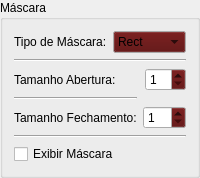
                         <widget class="QGroupBox" name="groupBox_mask">
                          <property name="title">
                           <string>Máscara</string>
                          </property>
                          <layout class="QGridLayout" name="gridLayout_47">
                           <item row="0" column="0">
                            <layout class="QGridLayout" name="gridLayout_29">
                             <item row="0" column="0">
                              <layout class="QGridLayout" name="gridLayout_26">
                               <item row="0" column="0">
                                <widget class="QLabel" name="label_tipomask">
                                 <property name="text">
                                  <string>Tipo de Máscara:</string>
                                 </property>
                                </widget>
                               </item>
                               <item row="0" column="1">
                                <widget class="QComboBox" name="comboBox_tipomask">
                                 <property name="palette">
                                  <palette>
                                   <active>
                                    <colorrole role="Button">
                                     <brush brushstyle="SolidPattern">
                                      <color alpha="255">
                                       <red>84</red>
                                       <green>2</green>
                                       <blue>2</blue>
                                      </color>
                                     </brush>
                                    </colorrole>
                                   </active>
                                   <inactive>
                                    <colorrole role="Button">
                                     <brush brushstyle="SolidPattern">
                                      <color alpha="255">
                                       <red>84</red>
                                       <green>2</green>
                                       <blue>2</blue>
                                      </color>
                                     </brush>
                                    </colorrole>
                                   </inactive>
                                   <disabled>
                                    <colorrole role="Button">
                                     <brush brushstyle="SolidPattern">
                                      <color alpha="255">
                                       <red>84</red>
                                       <green>2</green>
                                       <blue>2</blue>
                                      </color>
                                     </brush>
                                    </colorrole>
                                   </disabled>
                                  </palette>
                                 </property>
                                 <item>
                                  <property name="text">
                                   <string>Rect</string>
                                  </property>
                                 </item>
                                 <item>
                                  <property name="text">
                                   <string>cross</string>
                                  </property>
                                 </item>
                                 <item>
                                  <property name="text">
                                   <string>Ellipse</string>
                                  </property>
                                 </item>
                                </widget>
                               </item>
                              </layout>
                             </item>
                             <item row="3" column="0">
                              <layout class="QGridLayout" name="gridLayout_27">
                               <item row="1" column="0">
                                <widget class="QLabel" name="label_fechamento">
                                 <property name="text">
                                  <string>Tamanho Fechamento:</string>
                                 </property>
                                </widget>
                               </item>
                               <item row="1" column="1">
                                <widget class="QSpinBox" name="spinBox_fechamento">
                                 <property name="palette">
                                  <palette>
                                   <active>
                                    <colorrole role="Button">
                                     <brush brushstyle="SolidPattern">
                                      <color alpha="255">
                                       <red>84</red>
                                       <green>2</green>
                                       <blue>2</blue>
                                      </color>
                                     </brush>
                                    </colorrole>
                                   </active>
                                   <inactive>
                                    <colorrole role="Button">
                                     <brush brushstyle="SolidPattern">
                                      <color alpha="255">
                                       <red>84</red>
                                       <green>2</green>
                                       <blue>2</blue>
                                      </color>
                                     </brush>
                                    </colorrole>
                                   </inactive>
                                   <disabled>
                                    <colorrole role="Button">
                                     <brush brushstyle="SolidPattern">
                                      <color alpha="255">
                                       <red>84</red>
                                       <green>2</green>
                                       <blue>2</blue>
                                      </color>
                                     </brush>
                                    </colorrole>
                                   </disabled>
                                  </palette>
                                 </property>
                                 <property name="minimum">
                                  <number>1</number>
                                 </property>
                                </widget>
                               </item>
                               <item row="0" column="0">
                                <widget class="Line" name="line_17">
                                 <property name="orientation">
                                  <enum>Qt::Horizontal</enum>
                                 </property>
                                </widget>
                               </item>
                              </layout>
                             </item>
                             <item row="2" column="0">
                              <layout class="QGridLayout" name="gridLayout_9">
                               <item row="0" column="0">
                                <widget class="QLabel" name="label_abertura">
                                 <property name="text">
                                  <string>Tamanho Abertura:       </string>
                                 </property>
                                </widget>
                               </item>
                               <item row="0" column="1">
                                <widget class="QSpinBox" name="spinBox_abertura">
                                 <property name="palette">
                                  <palette>
                                   <active>
                                    <colorrole role="Button">
                                     <brush brushstyle="SolidPattern">
                                      <color alpha="255">
                                       <red>84</red>
                                       <green>2</green>
                                       <blue>2</blue>
                                      </color>
                                     </brush>
                                    </colorrole>
                                   </active>
                                   <inactive>
                                    <colorrole role="Button">
                                     <brush brushstyle="SolidPattern">
                                      <color alpha="255">
                                       <red>84</red>
                                       <green>2</green>
                                       <blue>2</blue>
                                      </color>
                                     </brush>
                                    </colorrole>
                                   </inactive>
                                   <disabled>
                                    <colorrole role="Button">
                                     <brush brushstyle="SolidPattern">
                                      <color alpha="255">
                                       <red>84</red>
                                       <green>2</green>
                                       <blue>2</blue>
                                      </color>
                                     </brush>
                                    </colorrole>
                                   </disabled>
                                  </palette>
                                 </property>
                                 <property name="minimum">
                                  <number>1</number>
                                 </property>
                                </widget>
                               </item>
                              </layout>
                             </item>
                             <item row="4" column="0">
                              <layout class="QGridLayout" name="gridLayout_28">
                               <item row="1" column="0">
                                <widget class="QCheckBox" name="checkBox_mask">
                                 <property name="text">
                                  <string>Exibir Máscara</string>
                                 </property>
                                </widget>
                               </item>
                               <item row="0" column="0">
                                <widget class="Line" name="line_16">
                                 <property name="orientation">
                                  <enum>Qt::Horizontal</enum>
                                 </property>
                                </widget>
                               </item>
                              </layout>
                             </item>
                             <item row="1" column="0">
                              <widget class="Line" name="line_18">
                               <property name="orientation">
                                <enum>Qt::Horizontal</enum>
                               </property>
                              </widget>
                             </item>
                            </layout>
                           </item>
                          </layout>
                         </widget>
